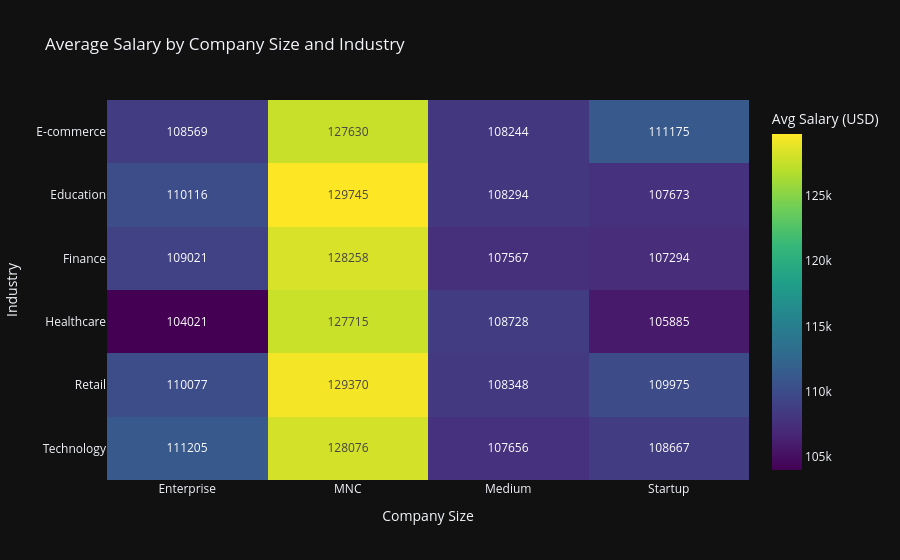

Notebook code for this chart:
### Code cell
### 7. Salary Heatmap: Company Size × Industry
pivot = ai_df.pivot_table(values='salary', index='company_industry', columns='company_size', aggfunc='mean')
if hasattr(pivot, 'to_pandas'):
    pivot = pivot.to_pandas()
fig = px.imshow(pivot, text_auto='.0f', aspect='auto',
                title='Average Salary by Company Size and Industry',
                labels={'x': 'Company Size', 'y': 'Industry', 'color': 'Avg Salary (USD)'},
                color_continuous_scale='Viridis')
fig.show()

### Figure 1 — Plotly figure (JSON) as saved in the notebook; plotly's stock layout.template omitted (floating-point values rounded to 4 significant figures)
{"data": [{"coloraxis": "coloraxis", "name": "0", "texttemplate": "%{z:.0f}", "x": ["Enterprise", "MNC", "Medium", "Startup"], "y": ["E-commerce", "Education", "Finance", "Healthcare", "Retail", "Technology"], "z": [[108600.0, 127600.0, 108200.0, 111200.0], [110100.0, 129700.0, 108300.0, 107700.0], [109000.0, 128300.0, 107600.0, 107300.0], [104000.0, 127700.0, 108700.0, 105900.0], [110100.0, 129400.0, 108300.0, 110000.0], [111200.0, 128100.0, 107700.0, 108700.0]], "type": "heatmap", "xaxis": "x", "yaxis": "y", "hovertemplate": "Company Size: %{x}<br>Industry: %{y}<br>Avg Salary (USD): %{z}<extra></extra>"}], "layout": {"xaxis": {"anchor": "y", "domain": [0.0, 1.0], "title": {"text": "Company Size"}}, "yaxis": {"anchor": "x", "domain": [0.0, 1.0], "autorange": "reversed", "title": {"text": "Industry"}}, "coloraxis": {"colorbar": {"title": {"text": "Avg Salary (USD)"}}, "colorscale": [[0.0, "#440154"], [0.1111, "#482878"], [0.2222, "#3e4989"], [0.3333, "#31688e"], [0.4444, "#26828e"], [0.5556, "#1f9e89"], [0.6667, "#35b779"], [0.7778, "#6ece58"], [0.8889, "#b5de2b"], [1.0, "#fde725"]]}, "title": {"text": "Average Salary by Company Size and Industry"}}}
